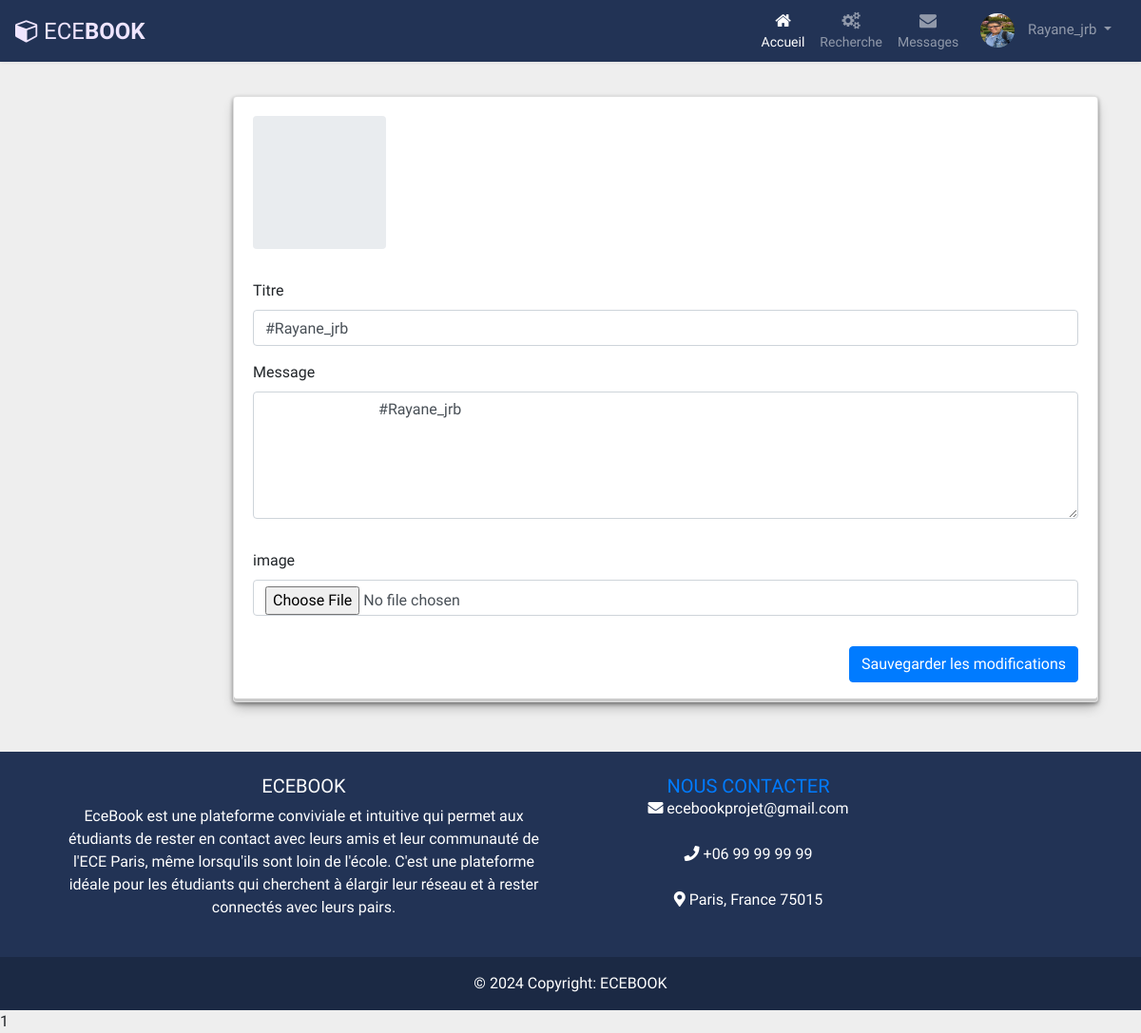
Page /views/modifPostByUser.php?post_id=103&user_id=138 (signed in) on the committed database.
### tables this page shows
CREATE TABLE IF NOT EXISTS `post` (
  `id_post` int NOT NULL AUTO_INCREMENT,
  `message` text,
  `image` varchar(255) DEFAULT NULL,
  `nomcrea` varchar(255) DEFAULT NULL,
  `titre` varchar(255) DEFAULT NULL,
  `id_user` int DEFAULT NULL,
  `nom` varchar(255) DEFAULT NULL,
  `publique` tinyint(1) DEFAULT '0',
  `date` timestamp NOT NULL DEFAULT CURRENT_TIMESTAMP,
  PRIMARY KEY (`id_post`),
  KEY `id_user` (`id_user`)
);

CREATE TABLE IF NOT EXISTS `utilisateur` (
  `id_user` int NOT NULL AUTO_INCREMENT,
  `nom` varchar(255) DEFAULT NULL,
  `prenom` varchar(255) DEFAULT NULL,
  `image` varchar(255) NOT NULL,
  `ville` varchar(255) DEFAULT NULL,
  `adressemail` varchar(255) DEFAULT NULL,
  `mdp` varchar(255) DEFAULT NULL,
  `roll` enum('etudiant','professeur','admin') DEFAULT 'etudiant',
  `promo` text,
  `datedenaissance` date DEFAULT NULL,
  `description` varchar(255) DEFAULT NULL,
  `pseudo` varchar(255) DEFAULT NULL,
  `code_confirmation` varchar(255) NOT NULL,
  `confirmer` tinyint(1) DEFAULT 1,
  PRIMARY KEY (`id_user`)
);

### controller/database.php (called while the page is built, shortened)
<?php
class Database{
    private static $dns;
    private static $user;
    private static $password;
    private static $database;
    public function __construct()
    {
        self::$dns = "mysql:host=localhost;dbname=ecebook;port=3306";
        self::$user = "root";
        self::$password = "";
        try {
            self::$database = new PDO(self::$dns, self::$user, self::$password);
            self::$database->setAttribute(PDO::ATTR_ERRMODE, PDO::ERRMODE_EXCEPTION);
        } catch(PDOException $e) {
            echo "Erreur de connexion à la base de données: " . $e->getMessage();
            die();
        }
    }
    public static function getInstance() {
        return self::$database;
    }
public function GetUserById($user_id) {
    $database = self::getInstance();
    $query = "SELECT * FROM utilisateur  WHERE id_user = ?";
    $statement = $database->prepare($query);
    $statement->bindParam(1, $user_id, PDO::PARAM_INT);
    $statement->execute();
    $user = $statement->fetch(PDO::FETCH_ASSOC);
    return $user;
}
    public function getPostsByIduserAndIdPost($id_user, $id_post){
        $database = self::getInstance();
        $query = "SELECT * FROM post WHERE id_user=:user_id AND id_post=:post_id";
        $statement = $database->prepare($query);
        $statement->bindParam(":user_id", $id_user);
        $statement->bindParam(":post_id", $id_post);
        $statement->execute();
        $result = $statement->fetch();
        return $result ? [$result] : [];
    }
}

### views/modifPostByUser.php (the view, shortened to what this page needs)
<?php
require_once("../model/profil.php");
$db = new Database();
$post_id = intval($_GET["post_id"]);
$user_id = intval($_GET["user_id"]);
if (isset($post_id)) {
    $posts = $db->getPostsByIduserAndIdPost($user_id, $post_id);
};
?>
<!DOCTYPE html>
<html lang="en">
<head>
    <link href="https://stackpath.bootstrapcdn.com/font-awesome/4.7.0/css/font-awesome.min.css" rel="stylesheet"
>
    <link rel="stylesheet" href="https://stackpath.bootstrapcdn.com/bootstrap/4.1.1/css/bootstrap.min.css">
    <link href="//maxcdn.bootstrapcdn.com/bootstrap/4.1.1/css/bootstrap.min.css" rel="stylesheet" id="bootstrap-css">
    <link rel="stylesheet" type="text/css" href="https://cdnjs.cloudflare.com/ajax/libs/font-awesome/5.15.1/css/all.min.css">
</head>
<body>
<?php
foreach($posts as $post):
?>
<?php require("../model/navbar.php") ?>
<div style="margin : 3% auto" class="container ">
<div class="row flex-lg-nowrap">
  <div class="col-12 col-lg-auto mb-3" style="width: 200px;">
  </div>
  <div class="col">
    <div class="row">
      <div class="col mb-3">
        <div class="card">
          <div class="card-body">
            <div class="e-profile">
              <div class="row">
                <div class="col-12 col-sm-auto mb-3">
                  <div class="mx-auto" style="width: 140px">
                    <div class="d-flex justify-content-center align-items-center rounded" style="height: 140px; background-color: rgb(233, 236, 239);">
                    </div>
                  </div>
                </div>
              </div>
              <div class="tab-content pt-3">
                <div class="tab-pane active">
                <form action="../model/updatePostUser.php?post_id=<?=  $post['id_post']; ?>&user_id=<?=  $post['id_user'];?>"  method="POST" enctype="multipart/form-data">
                    <div class="row">
                      <div class="col">
                        <div class="row">
                          <div class="col">
                            <div class="form-group">
                              <label>Titre</label>
                              <input class="form-control" type="text" name="titre"  value="<?=  $post["titre"] ?>" >
                            </div>
                          </div>
                        </div>
                        <div class="row">
                          <div class="col mb-3">
                            <div class="form-group">
                              <label>Message</label>
                              <textarea name="message" class="form-control" rows="5" >
                              <?= $post["message"] ?>
                              </textarea>
                            </div>
                          </div>
                        </div>
                        <div class="row">
                          <div class="col mb-3">
                            <div class="form-group">
                              <label>image</label>
                              <input type="file" class="form-control" id="customFile" name="image">
                            </div>
                          </div>
                        </div>
                      </div>
                    </div>
                    <div class="row">
                      <div class="col d-flex justify-content-end">
                        <button class="btn btn-primary" name="submit" type="submit">Sauvegarder les modifications</button>
                      </div>
                    </div>
                  </form>
                </div>
              </div>
            </div>
          </div>
        </div>
      </div>
    </div>
  </div>
</div>
</div>
<?php endforeach ; ?>
<?=  require("./footer.php") ?>
</body>
</html>

### model/navbar.php (shortened to what this page needs)
<?php
require_once("../controller/database.php");
if(isset($_SESSION["id_user"])){
	$db = new Database();
	$user = $db->GetUserById($_SESSION["id_user"]);
}
?>
<!DOCTYPE html>
<html lang="en">
<head>
<link rel="stylesheet" href="https://stackpath.bootstrapcdn.com/bootstrap/4.5.0/css/bootstrap.min.css">
<link rel="stylesheet" href="https://maxcdn.bootstrapcdn.com/font-awesome/4.7.0/css/font-awesome.min.css">
<link rel="stylesheet" href="../style/navbar.css">
</head>
<body>
<nav class="navbar navbar-expand-xl navbar-dark bg-dark">
	<a href="#" class="navbar-brand"><i class="fa fa-cube"></i>ECE<b>BOOK</b></a>
	<div id="navbarCollapse" class="collapse navbar-collapse justify-content-start">
		<?php if(isset($_SESSION["id_user"])) : ?>
		<div class="navbar-nav ml-auto">
			<a href="../views/index2.php" class="nav-item nav-link active"><i class="fa fa-home"></i><span>Accueil</span></a>
			<a href="../views/navSearchUsers.php" class="nav-item nav-link"><i class="fa fa-gears"></i><span>Recherche</span></a>
			<a href="../views/messagerie.php" class="nav-item nav-link"><i class="fa fa-envelope"></i><span>Messages</span></a>
			<div class="nav-item dropdown">
				<a href="#" data-toggle="dropdown" class="nav-item nav-link dropdown-toggle user-action">
				<?php
					if($user["image"] != null) : ?>
						<img src="../uploads/<?=  $user["image"] ?>" class="avatar" alt="Avatar"> <?=  $user["pseudo"] ?>
                    <?php elseif ($user["image"] == null) : ?>
						<img src="../uploads/avatar.png" class="avatar" alt="Avatar"> <?=$user["pseudo"] ?>
                    <?php endif ; ?>
				</a>
			</div>
		</div>
        <?php endif ; ?>
	</div>
</nav>
</body>
</html>

### style/navbar.css (style rules this page uses)
body { background: #eeeeee; font-family: 'Varela Round', sans-serif; }
.navbar { color: #fff; background: #223355 !important; padding: 5px 16px; border-radius: 0; border: none; box-shadow: 0 0 4px rgba(0, 0, 0, .1); }
.navbar img { border-radius: 50%; width: 36px; height: 36px; margin-right: 10px; }
.navbar .navbar-brand { color: #efe5ff; padding-left: 0; padding-right: 50px; font-size: 24px; }
.navbar .navbar-brand i { font-size: 25px; margin-right: 5px; }
.navbar .nav-item i { font-size: 18px; }
.navbar .nav-item span { position: relative; top: 3px; }
.navbar .navbar-nav>a { color: #efe5ff; padding: 8px 15px; font-size: 14px; }
.navbar .navbar-nav>a>i { display: block; text-align: center; }
.navbar .navbar-nav .user-action { padding: 9px 15px; font-size: 15px; }

### views/modifPostByUser.php (style rules this page uses)
body { margin-top:20px; background:#f8f8f8 }
.card { box-shadow: rgba(0, 0, 0, 0.4) 0px 2px 4px, rgba(0, 0, 0, 0.3) 0px 7px 13px -3px, rgba(0, 0, 0, 0.2) 0px -3px 0px inset; }

### rows in the picture
post: id_user.image (picture), id_user.pseudo "Rayane_jrb", titre "#Rayane_jrb", message "#Rayane_jrb"

### other values in the picture
require("./footer.php") "1"
